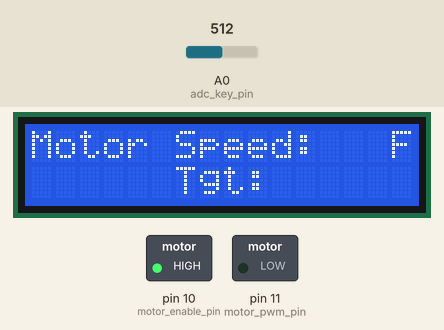
A sketch run on a simulated Arduino Uno, built with avr-gcc and run on an emulated ATmega328P. Shown: 16×2 character LCD, switched loads named in the sketch (green lamp = pin HIGH). The inputs (shaded band) are chosen by the test bench; at power-on: A0 (adc_key_pin) = 512.

Above: at 1.2 s.
1.3 s: A0 (adc_key_pin) set to 208
3.2 s: A0 (adc_key_pin) set to 182
At 4.8 s:
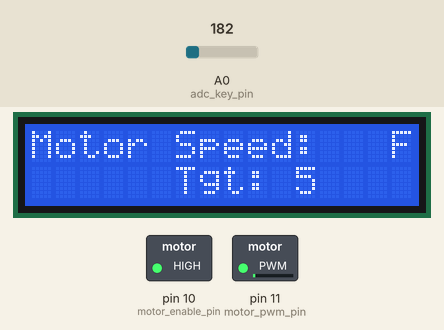
6.3 s: A0 (adc_key_pin) set to 372
At 7.5 s:
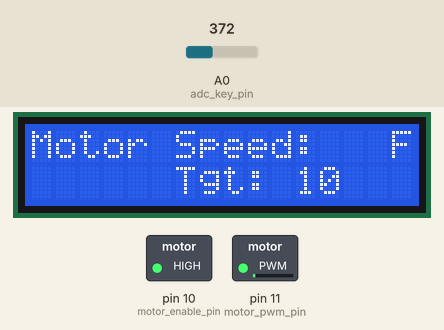
9.4 s: A0 (adc_key_pin) set to 395
At 12.3 s:
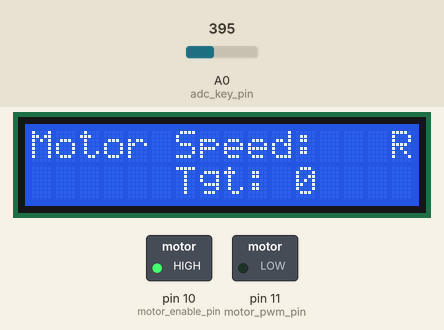
12.5 s: A0 (adc_key_pin) set to 122
At 15.8 s:
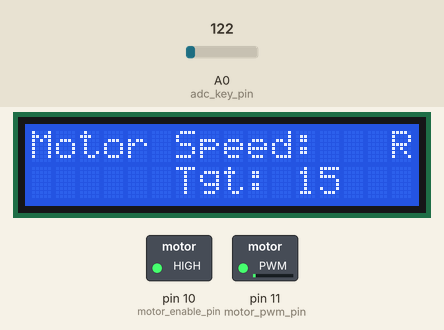
Timing chart, 0 to 27.5 s (numbered marks = the images above; inputs shaded):
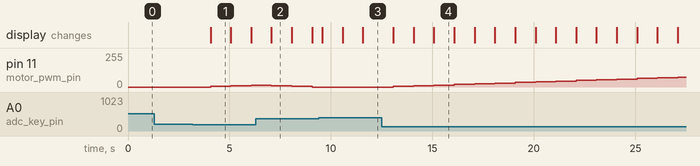

The sketch:

motor_control_rpm.ino
```cpp
/*  Motor Control Program- a simple motor control program for Arduino, intended
 *  to test motors with tachometers.
 *
 *  Helpful Links:
 *
 *  https://gonium.net/md/2006/12/20/handling-external-interrupts-with-arduino/
 *  https://playground.arduino.cc/Main/ReadingRPM
 *  https://dzone.com/articles/arduino-and-raspberry-pi-working-together-part-2-now-with-i2
 *
 *  Using the SainSmart 1602 LCD/Keypad shield.  Note that this has slightly
 *  different values than other LCD keypads of similar design.
 *
 *  LCD Pins: 8, 13, 9, 4, 5, 6, 7 for the SainSmart 1602
 *
 */

#include <avr/io.h>
#include <avr/interrupt.h>

#include <LiquidCrystal.h>

LiquidCrystal lcd(8, 13, 9, 4, 5, 6, 7);

/* Tachometer variables: */

volatile unsigned int hal_pulses = 0;
unsigned long timeold = 0;
unsigned long ms_since_last = 0;
unsigned int rpm = 0;
int motor_ppr = 6;  // Pulses Per Revolution from HAL sensor

/* Keypad and control variables: */

int control_key = 0;
int target_rpm = 0;
int prev_target = 0;
int motor_rev = 0;
int motor_enable_pin = 10;
int motor_pwm_pin = 11;
int motor_direction_pin = 0;
int sense_pin = 1;  //INT2
int adc_key_pin = 0;
int adc_key_in = 0;
int lcd_key = 0;

char rpm_msg[8];

#define btnRIGHT  0
#define btnUP     1
#define btnDOWN   2
#define btnLEFT   3
#define btnSELECT 4
#define btnNONE   5


int read_LCD_buttons()
{
 adc_key_in = analogRead(adc_key_pin);
 if (adc_key_in > 1500) return btnNONE;
 if (adc_key_in < 50)   return btnRIGHT;
 if (adc_key_in < 195)  return btnUP;
 if (adc_key_in < 380)  return btnDOWN;
 if (adc_key_in < 510)  return btnLEFT;
 if (adc_key_in < 750)  return btnSELECT;
 return btnNONE;
}

void setup() {

  pinMode (motor_enable_pin, OUTPUT);
  pinMode (motor_pwm_pin, OUTPUT);
  pinMode (motor_direction_pin, OUTPUT);
  pinMode (sense_pin, INPUT_PULLUP);
  pinMode (adc_key_pin, INPUT);

  attachInterrupt(digitalPinToInterrupt(sense_pin), cnt_rev, FALLING);

  lcd.begin(16, 2);
  lcd.setCursor(0,0);
  lcd.print("Motor Speed:");

  lcd.setCursor(6, 1);
  lcd.print("Tgt:");

  lcd.setCursor(15, 0);
  lcd.print("F");

  digitalWrite(motor_enable_pin, 1);

}

void loop() {

  // Display RPM and zero out counter:

  delay(500);
  noInterrupts();

  if (hal_pulses >= 24)
  {
    ms_since_last = ((millis() - timeold));
    timeold = millis();
    rpm = 60000 / ms_since_last * (hal_pulses / motor_ppr);
    hal_pulses = 0;

    sprintf(rpm_msg, "%5d", rpm);

    lcd.setCursor(0, 1);
    lcd.print (rpm_msg);
  }

  interrupts();

  // See if we need to adjust any controls:

  control_key = read_LCD_buttons();
  if (control_key == btnUP) inc_rpm();
  if (control_key == btnDOWN) dec_rpm();
  if (control_key == btnLEFT) reverse_mtr();

  // Send out the control signals:

  if (target_rpm != prev_target) {
    lcd.setCursor(11, 1);
    lcd.print("    ");
    lcd.setCursor(11, 1);
    lcd.print(target_rpm);
    prev_target=target_rpm;
  }

  analogWrite(motor_pwm_pin, target_rpm);
  digitalWrite(motor_direction_pin, motor_rev);

}

void cnt_rev()
{
  hal_pulses++;
}

void inc_rpm()
{
  if (target_rpm < 240)
    target_rpm += 5;
  delay(500);
}

void dec_rpm()
{
  if (target_rpm > 0)
    target_rpm -= 5;
  delay(500);
}

void reverse_mtr()
{
  if (motor_rev == 0)
  {
    lcd.setCursor(15, 0);
    lcd.print("R");
    motor_rev = 1;
    delay(500);
    return;
  }
  else
  {
    lcd.setCursor(15, 0);
    lcd.print("F");
    motor_rev = 0;
    delay(500);
    return;
  }
}
```

Measured:
- the behaviour switches between 379 and 380 on A0 (adc_key_pin) (found by bisection; images 2 and 3)
- after the input at 1.3 s, every drawn part: stays the same
- after the input at 3.2 s, pin 11 (motor_pwm_pin): 0/255 → 5/255 after 0.87 s, → 10/255 1.0 s later, → 15/255 1.0 s later; the display: changes after 0.87 s (image 1)
- after the input at 9.4 s, the display: changes after 0.17 s (image 3)
- after the input at 12.5 s, pin 11 (motor_pwm_pin): moves from 0/255 to 75/255 over 14.0 s, starting after 0.58 s; the display: first changes after 0.58 s (image 4 shows a later state)
- what the display in image 1 shows lasts 1.0 s, from 4.1 s to 5.1 s
